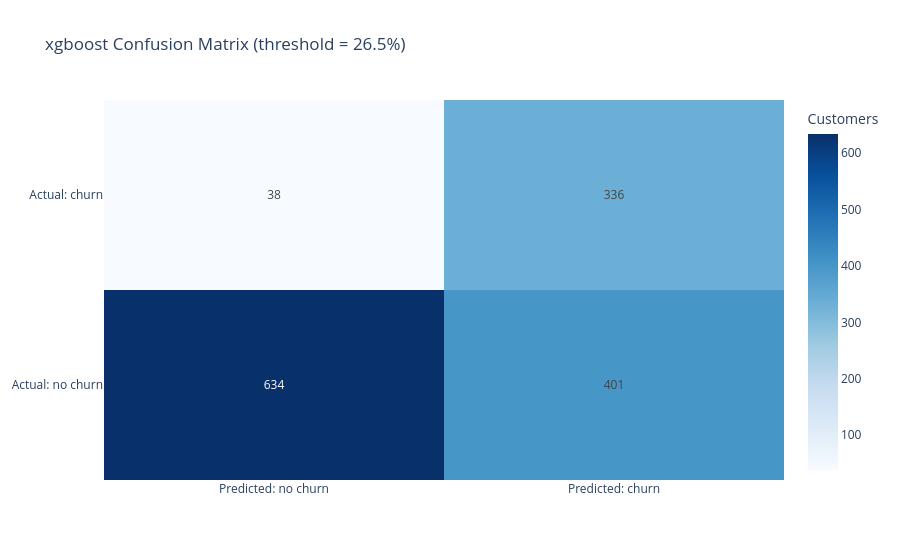

Notebook code for this chart:
### Markdown cell above
## Cross-validated comparison and holdout evaluation

Select the highest mean cross-validated PR AUC. If performance is similar, prefer logistic regression for its simpler, more transparent behavior; record that decision explicitly.

### Code cell
cv_rows = []
for model_name, model in candidate_models.items():
    scores = cross_validate(model, X_train_by_model[model_name], y_train, scoring=scoring, cv=cv, n_jobs=-1)
    cv_rows.append({
        "model": model_name,
        **{f"mean_{metric}": scores[f"test_{metric}"].mean() for metric in scoring},
        **{f"std_{metric}": scores[f"test_{metric}"].std() for metric in scoring},
    })

cv_results = pd.DataFrame(cv_rows).sort_values("mean_pr_auc", ascending=False).set_index("model")
display(cv_results)

selected_model_name = cv_results.index[0]
holdout_rows = []
fitted_models = {}
test_probabilities = {}
for model_name, model in candidate_models.items():
    fitted_model = clone(model).fit(X_train_by_model[model_name], y_train)
    test_proba = fitted_model.predict_proba(X_test_by_model[model_name])[:, 1]
    test_pred = (test_proba >= decision_threshold).astype(int)
    holdout_rows.append({"model": model_name, **classification_metrics(y_test, test_pred, test_proba)})
    fitted_models[model_name] = fitted_model
    test_probabilities[model_name] = test_proba

holdout_metrics = pd.DataFrame(holdout_rows).set_index("model")
print(f"Selected model by mean CV PR AUC: {selected_model_name}")
display(holdout_metrics)

test_proba = test_probabilities[selected_model_name]
test_pred = (test_proba >= decision_threshold).astype(int)
confusion = confusion_matrix(y_test, test_pred, labels=[0, 1])
fig = go.Figure(go.Heatmap(
    z=confusion, x=["Predicted: no churn", "Predicted: churn"],
    y=["Actual: no churn", "Actual: churn"],
    colorscale="Blues", text=confusion, texttemplate="%{text}",
    colorbar={"title": "Customers"},
))
fig.update_layout(title=f"{selected_model_name} Confusion Matrix (threshold = {decision_threshold:.1%})")
fig.show()

### Figure 1 — Plotly figure (JSON) as saved in the notebook; plotly's stock layout.template omitted (floating-point values rounded to 4 significant figures)
{"data": [{"colorbar": {"title": {"text": "Customers"}}, "colorscale": [[0, "rgb(247,251,255)"], [0.125, "rgb(222,235,247)"], [0.25, "rgb(198,219,239)"], [0.375, "rgb(158,202,225)"], [0.5, "rgb(107,174,214)"], [0.625, "rgb(66,146,198)"], [0.75, "rgb(33,113,181)"], [0.875, "rgb(8,81,156)"], [1, "rgb(8,48,107)"]], "text": [[634, 401], [38, 336]], "texttemplate": "%{text}", "type": "heatmap", "x": ["Predicted: no churn", "Predicted: churn"], "y": ["Actual: no churn", "Actual: churn"], "z": [[634, 401], [38, 336]]}], "layout": {"title": {"text": "xgboost Confusion Matrix (threshold = 26.5%)"}}}
